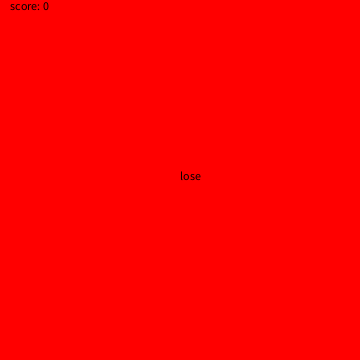
Frame 1 (no input)
Frame 60 (the mouse pressed at the canvas centre just before this capture): identical to frame 1, image omitted
Frame 120 (the mouse held since frame 60 and released just before this capture): identical to frame 1, image omitted

The Processing sketch that drew this single still picture (run headless with seeded random() and noise(); from frame 60 on, the mouse is pressed at the canvas centre):

// Processing sketch: Personal_Piece_241010a
// ── Personal_Piece_241010a.pde
//This code is very simple left click and there's a 50% chance to win or not win
int win;
int score;

void setup(){
 background(0);
 size(360, 360);
}

void mouseReleased() { // the core 
 win = floor(random(2)); 
 if (win == 1){
  score += 1;
 }
 if (win == 0){
  score -= 1;
 }
}

void draw(){
  background(0);
  
 if (win == 1){ //updates the score
   background(0, 255, 0);
   fill(0);
   text("win", width/2, height/2);

   text("score: " + score, 10, 10);
 }
  else{   
  background(255, 0, 0);
  fill(0);
  text("lose", width/2, height/2);
  text("score: " + score, 10, 10);  
 }
 if (frameCount == 1){ //saves the first frame
 save("Personal_Piece.png");
 }
}
